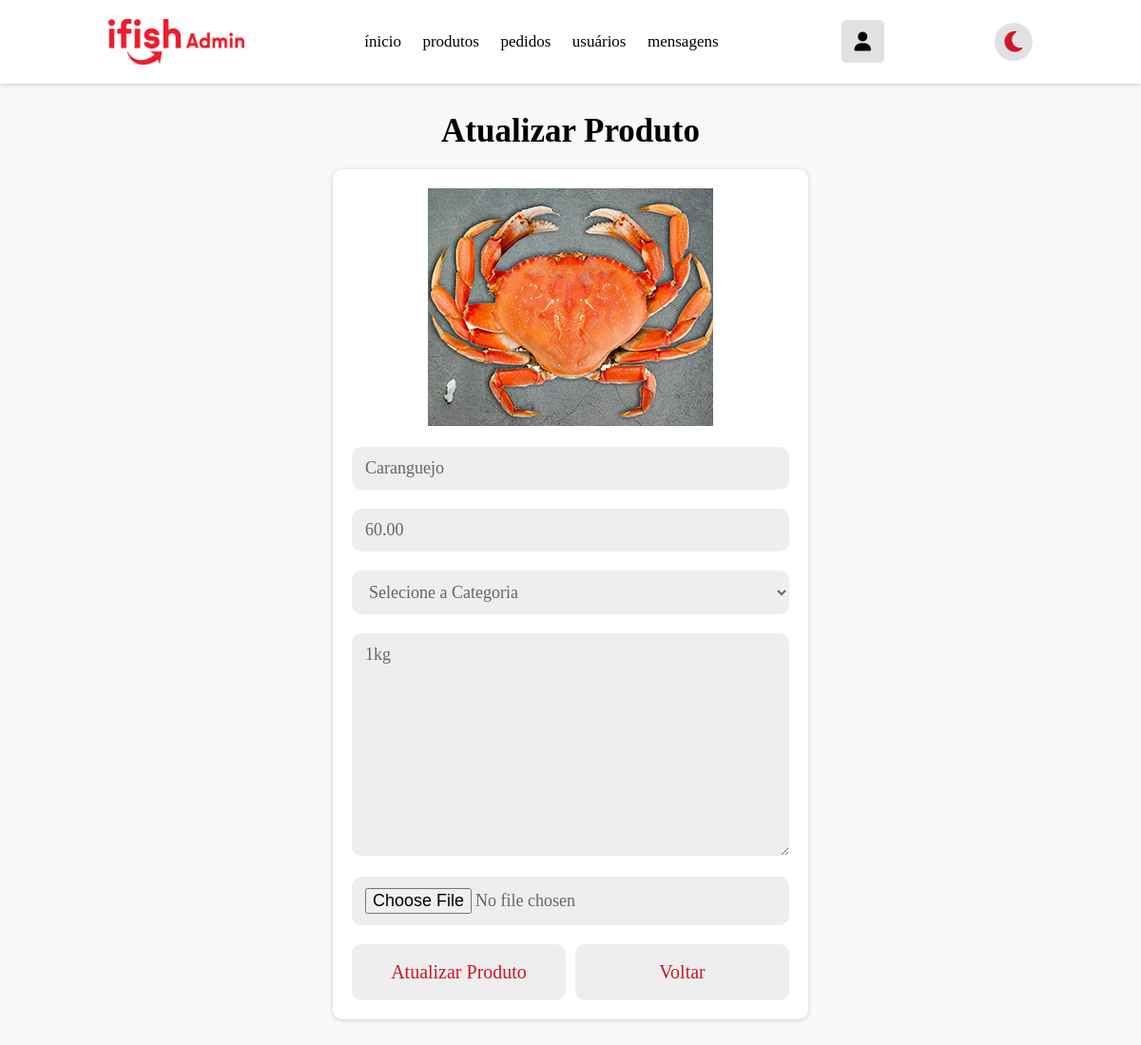
The app's page /admin_update_produtos.php?update=36 (signed in) with its own data.
### tables this page shows
CREATE TABLE `produto` (
  `id` int(100) NOT NULL,
  `nome` varchar(100) NOT NULL,
  `categoria` varchar(20) NOT NULL,
  `detalhe` varchar(500) NOT NULL,
  `preco` varchar(100) NOT NULL,
  `image` varchar(100) NOT NULL
);

### admin_update_produtos.php (the view, shortened to what this page needs)
<!DOCTYPE html>
<html lang="pt-BR">
<head>
   <link rel="stylesheet" href="css/admin_index.css">
   <link rel="stylesheet" href="css/admin_header.css">
   <link rel="stylesheet" href="css/admin_update_produtos.css">
   <link rel="stylesheet" href="https://cdnjs.cloudflare.com/ajax/libs/font-awesome/6.2.0/css/all.min.css" />
</head>
<body class="body">
   <?php include 'admin_header.php'; ?>
   <section class="update-product">
      <h1 class="titulo-update">atualizar produto</h1>
      <?php
      $update_id = $_GET['update'];
      $select_products = $conn->prepare("SELECT * FROM `produto` WHERE id = ?");
      $select_products->execute([$update_id]);
      if ($select_products->rowCount() > 0) {
         while ($fetch_products = $select_products->fetch(PDO::FETCH_ASSOC)) {
      ?>
            <form action="" method="post" enctype="multipart/form-data">
               <img src="uploaded_img/<?= $fetch_products['image']; ?>" alt="">
               <input type="text" name="nome" placeholder="Insira o nome do produto" required class="box" value="<?= $fetch_products['nome']; ?>">
               <input type="number" step="0.01" pattern="^\d*(\.\d{0,2})?$" name="preco" min="0" placeholder="Insira o preço do produto" required class="box" value="<?= $fetch_products['preco']; ?>">
               <select name="categoria" class="box" required>
                  <option value="" selected disabled>Selecione a Categoria</option>
               </select>
               <textarea name="detalhes" required placeholder="Insira os detalhes do produto" class="box" cols="30" rows="10"><?= $fetch_products['detalhe']; ?></textarea>
               <input type="file" name="image" class="box" accept="image/jpg, image/jpeg, image/png">
               <div class="flex-btn">
                  <input type="submit" class="atualizar-btn" value="Atualizar Produto" name="update_produto">
                  <a href="admin_produtos.php" class="option-btn">Voltar</a>
               </div>
            </form>
      <?php
         }
      } else {
         echo '<p class="empty">no products found!</p>';
      }
      ?>
   </section>
</body>
</html>

### css/admin_index.css (style rules this page uses)
:root { --white: #ffffff; --white-medium: #f9f9f9; --light-color: #666; --black: #000000; --red: #cc1825; --dark-red: #9a1e25; --box-shadow: 0 0.1rem 0.5rem #ccc; --box-shadow-dark: 0 0.1rem 0.5rem rgb(20, 20, 20); }
* { font-family: SulSansRegular; margin: 0; padding: 0; box-sizing: border-box; outline: none; border: none; text-decoration: none; text-transform: none; transition: all .2s linear; }
html { font-size: 62.5%; overflow-x: hidden; scroll-behavior: smooth; scroll-padding-top: 6.5rem; }
body { display: block; margin: 0; background: var(--white-medium); }
a { outline: hidden; text-decoration: none; text-align: center; }

### css/admin_header.css (style rules this page uses)
:root { --white: #ffffff; --white-medium: #f9f9f9; --light-color: #666; --black: #000000; --red: #cc1825; --dark-red: #9a1e25; --box-shadow: 0 0.1rem 0.5rem #ccc; --box-shadow-dark: 0 0.1rem 0.5rem rgb(20, 20, 20); }

### css/admin_update_produtos.css (style rules this page uses)
:root { --white: #ffffff; --white-medium: #f9f9f9; --light-color: #666; --black: #000000; --red: #cc1825; --dark-red: #9a1e25; --box-shadow: 0 0.1rem 0.5rem #ccc; --box-shadow-dark: 0 0.1rem 0.5rem rgb(20, 20, 20); }
body { overflow-x: hidden; width: 100%; -webkit-box-sizing: border-box; -moz-box-sizing: border-box; box-sizing: border-box; }
.titulo-update { text-align: center; margin-bottom: 2rem; text-transform: capitalize; color: var(--black); font-size: 3.5rem; }
.update-product { padding: 3rem 2rem; max-width: 1200px; margin: 0 auto; }
.update-product form { max-width: 50rem; padding: 2rem; margin: 0 auto; text-align: center; box-shadow: var(--box-shadow); background-color: var(--white); border-radius: 10px; }
.update-product form img { height: 25rem; object-fit: cover; margin-bottom: 1rem; }
.update-product form .box { width: 100%; background-color: #eee; border-radius: 10px; padding: 1.2rem 1.4rem; font-size: 1.8rem; color: var(--light-color); margin: 1rem 0; }
.flex-btn { display: flex; gap: 1rem; }
.flex-btn>* { flex: 1; }
.option-btn { display: block; width: 100%; margin-top: 1rem; padding: 1.8rem; font-size: 2rem; border-radius: 10px; color: var(--red); cursor: pointer; background: #eee; text-transform: capitalize; }
.atualizar-btn { display: block; width: 100%; margin-top: 1rem; padding: 1.8rem; font-size: 2rem; border-radius: 10px; color: var(--red); cursor: pointer; background: #eee; text-transform: capitalize; }

### records on screen
produto: image (picture), nome "Caranguejo", preco "60.00", detalhes "1kg"
